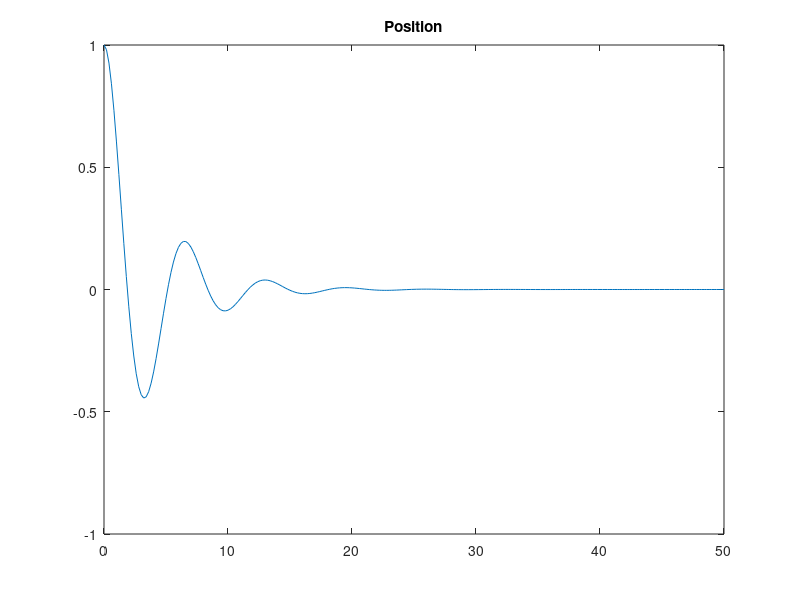
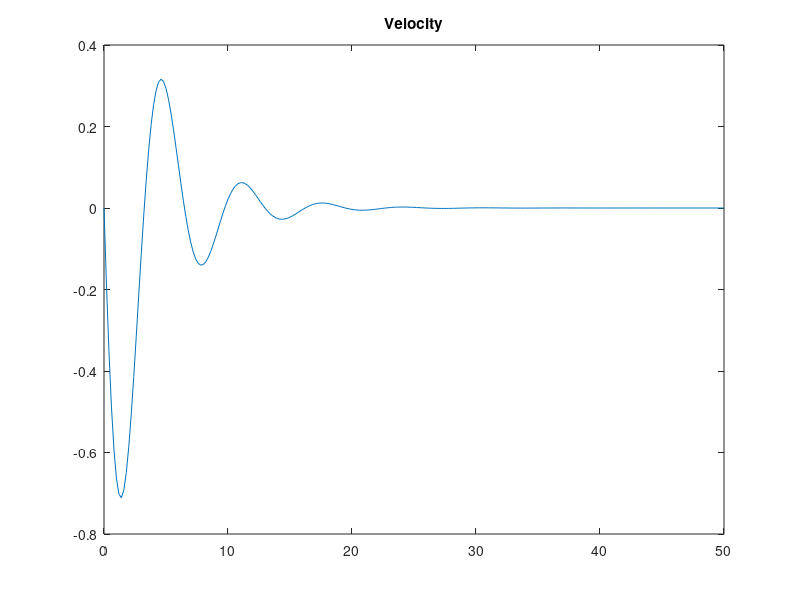
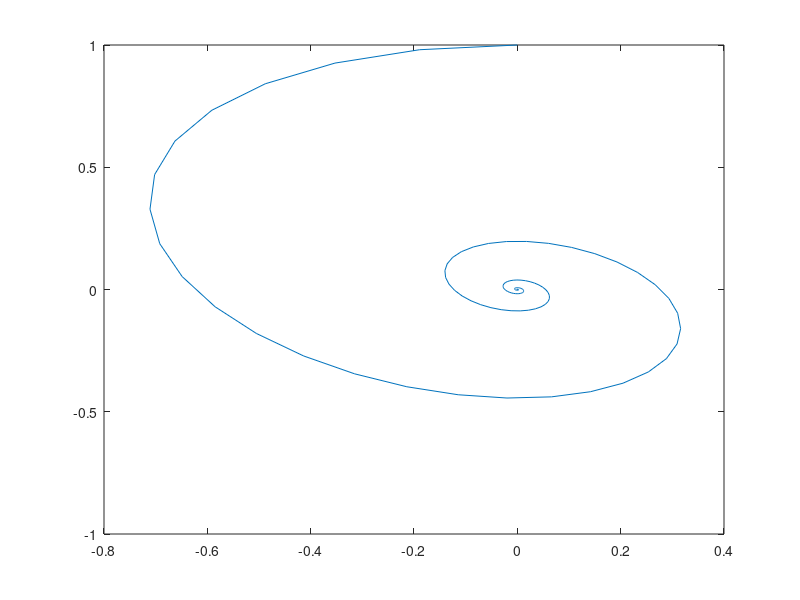

Reproduce these figures in MATLAB, in order.
clc; clear; close all
%% System Parameters
m = 10; % mass > 0
k = 10; % spring constant > 0
b = 5; % damping coefficient ≥ 1
A = [0      1; 
    -k/m -b/m];
B = [0; 1/m];

Force = 0;
u = Force;

%% Initialization
dt = 0.2;
t = 0:dt:50;

x_init = [1; 0];

%% Solving the ODE using ode45 function
MCK_Dynamics = @(t,x)A*x + B*u;
[~ , states] = ode45(MCK_Dynamics, t, x_init);

%% Plots
plot(t, states(:,1))
title("Position")

figure
plot(t, states(:,2))
title("Velocity")

figure
plot(states(:,2),states(:,1))





